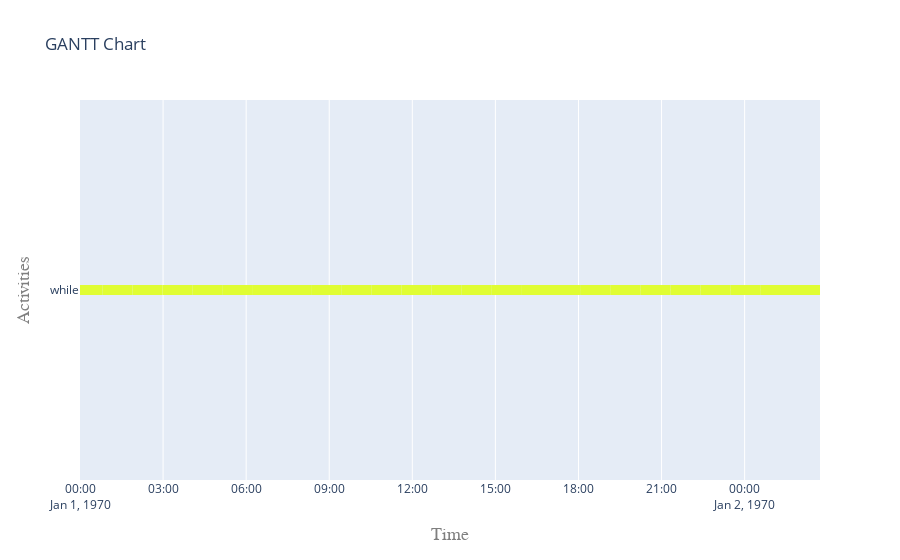

Notebook cell for this chart:
### Markdown cell above
##### 5.2 Visualise gantt charts

### Code cell
plot.get_gantt_chart([while_activity])

### Figure 1 — Plotly figure (JSON) as saved in the notebook; plotly's stock layout.template omitted (floating-point values rounded to 4 significant figures; data arrays with more than 128 entries replaced by an {"elided": "..."} marker saying what was removed)
{"data": [{"connectgaps": false, "hoverinfo": "y+name", "line": {"color": "rgb(224,253,51)", "width": 10}, "mode": "lines", "name": "while", "type": "scatter", "x": {"elided": "130 str values"}, "y": {"elided": "130 str values"}}], "layout": {"hovermode": "closest", "legend": {"orientation": "h", "x": 0, "y": -0.2}, "title": {"text": "GANTT Chart"}, "xaxis": {"range": ["1970-01-01T00:00:00", "1970-01-02T02:43:18.404972"], "title": {"font": {"color": "#7f7f7f", "family": "Courier New, monospace", "size": 18}, "text": "Time"}}, "yaxis": {"title": {"font": {"color": "#7f7f7f", "family": "Courier New, monospace", "size": 18}, "text": "Activities"}}}}
